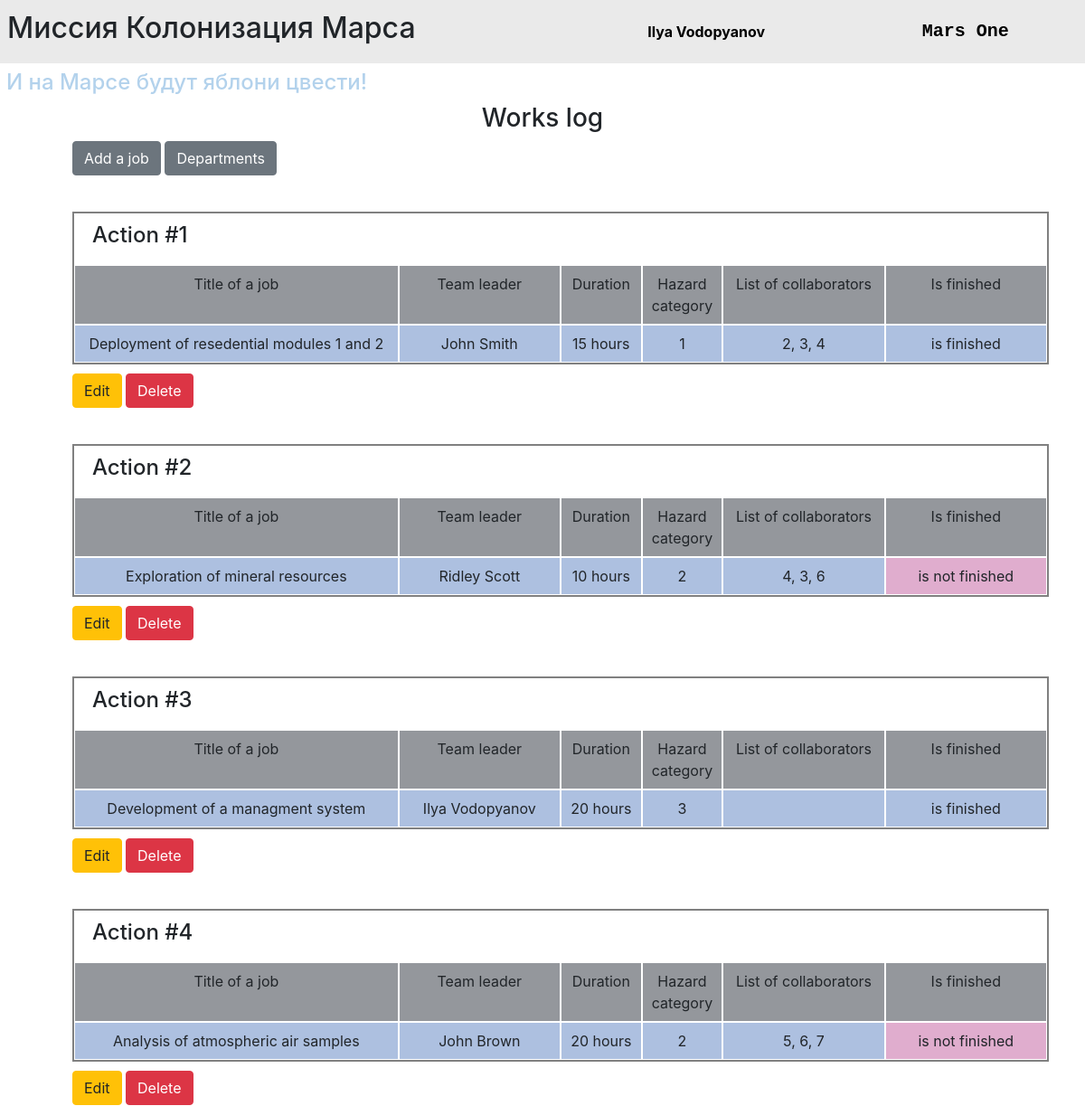
Page /index (signed in) on the committed database.
### data/users.py (models this page shows, shortened)
class User(SqlAlchemyBase, UserMixin, SerializerMixin):
    __tablename__ = 'users'
    id = sqlalchemy.Column(sqlalchemy.Integer,
                           primary_key=True, autoincrement=True)
    surname = sqlalchemy.Column(sqlalchemy.String, nullable=True)
    name = sqlalchemy.Column(sqlalchemy.String, nullable=True)
    age = sqlalchemy.Column(sqlalchemy.Integer, nullable=True)
    position = sqlalchemy.Column(sqlalchemy.String, nullable=True)
    speciality = sqlalchemy.Column(sqlalchemy.String, nullable=True)
    address = sqlalchemy.Column(sqlalchemy.String, nullable=True)
    email = sqlalchemy.Column(sqlalchemy.String,
                              unique=True, nullable=True)
    city_from = sqlalchemy.Column(sqlalchemy.String)
    hashed_password = sqlalchemy.Column(sqlalchemy.String, nullable=True)
    modified_date = sqlalchemy.Column(sqlalchemy.DateTime,
                                      default=datetime.datetime.now)
    jobs = orm.relation("Jobs", back_populates='user')
    departments = orm.relation("Department", back_populates='user')

### data/jobs.py (models this page shows, shortened)
class Jobs(SqlAlchemyBase, SerializerMixin):
    __tablename__ = 'jobs'
    id = sqlalchemy.Column(sqlalchemy.Integer,
                           primary_key=True, autoincrement=True)
    team_leader = sqlalchemy.Column(sqlalchemy.Integer, sqlalchemy.ForeignKey("users.id"))
    job = sqlalchemy.Column(sqlalchemy.String, nullable=True)
    work_size = sqlalchemy.Column(sqlalchemy.Integer, nullable=True)
    collaborators = sqlalchemy.Column(sqlalchemy.String, nullable=True)
    creator = sqlalchemy.Column(sqlalchemy.Integer, nullable=True, default=0)
    kind = sqlalchemy.Column(sqlalchemy.Integer, sqlalchemy.ForeignKey("category.id"))
    start_date = sqlalchemy.Column(sqlalchemy.DateTime, default=datetime.datetime.now, nullable=True)
    end_date = sqlalchemy.Column(sqlalchemy.DateTime, nullable=True)
    is_finished = sqlalchemy.Column(sqlalchemy.Boolean, nullable=True)
    user = orm.relation("User")
    category = orm.relation("Category")

### main.py (the view)
@app.route("/")
@app.route("/index")
def index():
    session = db_session.create_session()
    actions = session.query(Jobs).all()
    return render_template("actions.html",
                           actions=actions,
                           title="Works log")

### data/db_session.py (called while the page is built)
def create_session() -> Session:
    global __factory
    return __factory()

### main.py (called while the page is built)
@login_manager.user_loader
def load_user(user_id):
    session = db_session.create_session()
    return session.query(User).get(user_id)

### templates/actions.html
{% extends "base.html" %}
{% block content %}
<div class="container-fluid">
    <div class="row">
        <div class="col-12 text-center">
            <h3>{{title}}</h3>
        </div>
    </div>
    <div class="buttons">
        {% if current_user.is_authenticated %}
        <a href="/job" class="btn btn-secondary">Add a job</a>
        {% endif %}
        <a href="/departments_list" class="btn btn-secondary">Departments</a>
    </div>
    {% for action in actions %}
    <div class="container-fluid item">
        <div class="row">
            <div class="col-12 action-title"><h4>Action #{{action.id}}</h4></div>
        </div>
        <div class="row">
            <div class="col-4 title">Title of a job</div>
            <div class="col-2 title">Team leader</div>
            <div class="col-1 title">Duration</div>
            <div class="col-1 title">Hazard category</div>
            <div class="col-2 title">List of collaborators</div>
            <div class="col-2 title">Is finished</div>
        </div>
        <div class="row">
            <div class="col-4 cell">{{action.job}}</div>
            <div class="col-2 cell">{{action.user.name + " " + action.user.surname}}</div>
            <div class="col-1 cell">{{action.work_size}} hours</div>
            <div class="col-1 cell">{{action.kind}}</div>
            <div class="col-2 cell">{{action.collaborators}}</div>
            <div class="col-2 cell {% if not action.is_finished %} not-finished {% endif %}">
                {% if not action.is_finished %} is not finished
                {% else %} is finished
                {% endif %}
            </div>
        </div>
    </div>
    {% if current_user.id == 1 or current_user.id == action.creator or current_user.id == action.team_leader %}
    <div class="buttons">
        <a href="/job/{{action.id}}" class="btn btn-warning">Edit</a>
        <a href="/delete_job/{{action.id}}" class="btn btn-danger">Delete</a>
    </div>
    {% endif %}
    {% endfor %}
</div>
{% endblock %}

### templates/base.html (shortened to what this page needs)
<!DOCTYPE html>
<html lang="en">
<head>
    <link rel="stylesheet"
          href="https://stackpath.bootstrapcdn.com/bootstrap/4.4.1/css/bootstrap.min.css"
>
    <link rel="stylesheet" href="/static/css/style.css">
</head>
<body>
    <div class="row align-items-center mission">
        <h2 class="col-md-7 col-sm-6 mission-name">Миссия Колонизация Марса</h2>
        <p class="col-md-3 col-sm-3 mission-user">
            {% if current_user.is_authenticated %}
            <a class="alert-link" href="/logout" title="log out">{{ current_user.name + " " + current_user.surname }}</a>
            {% else %}
            <a href="/register" class="btn btn-primary">Register</a>
            <a href="/login" class="btn btn-success">Log in</a>
            {% endif %}
        </p>
        <a href="/" class="col-md-2 col-sm-3 mission-logo">Mars One</a>
    </div>
    <div class="slogan">
        <h4>И на Марсе будут яблони цвести!</h4>
    </div>
    <main role="main" class="container">
        {% block content %}{% endblock %}
    </main>
</body>
</html>

### static/css/style.css (style rules this page uses)
.title { background-color: #94979c; }
.cell { background-color: #adc0e0; }
.title, .cell { padding: 8px; border: 1px solid white; text-align: center; }
.not-finished { background-color: #e0adce; }
.item { margin: 40px 20px 10px 20px; border: 2px solid gray; }
.buttons { margin: 1px 1px 1px 20px; }
.action-title { padding: 10px 20px; }
.mission { background-color: #eaeaea; padding: 8px; }
.mission-logo { margin: 12px 0; font-family: monospace; font-size: 20px; font-weight: 600; color: black!important; cursor: pointer; text-decoration: none!important; }
.mission-user { margin: 12px 0; }
.mission-user a { color: black; font-weight: 700; }
.slogan { color: #b3d2ec; margin: 7px; }

### rows in the picture
User: name+surname "Ilya Vodopyanov"
Jobs: id "1", job "Deployment of resedential modules 1 and 2", user "John Smith", work_size "15", kind "1", collaborators "2, 3, 4", is_finished "is finished"
Jobs: id "2", job "Exploration of mineral resources", user "Ridley Scott", work_size "10", kind "2", collaborators "4, 3, 6", is_finished "is not finished"
Jobs: id "3", job "Development of a managment system", user "Ilya Vodopyanov", work_size "20", kind "3", is_finished "is finished"
Jobs: id "4", job "Analysis of atmospheric air samples", user "John Brown", work_size "20", kind "2", collaborators "5, 6, 7", is_finished "is not finished"

### other values in the picture
{{ title }} "Works log"
